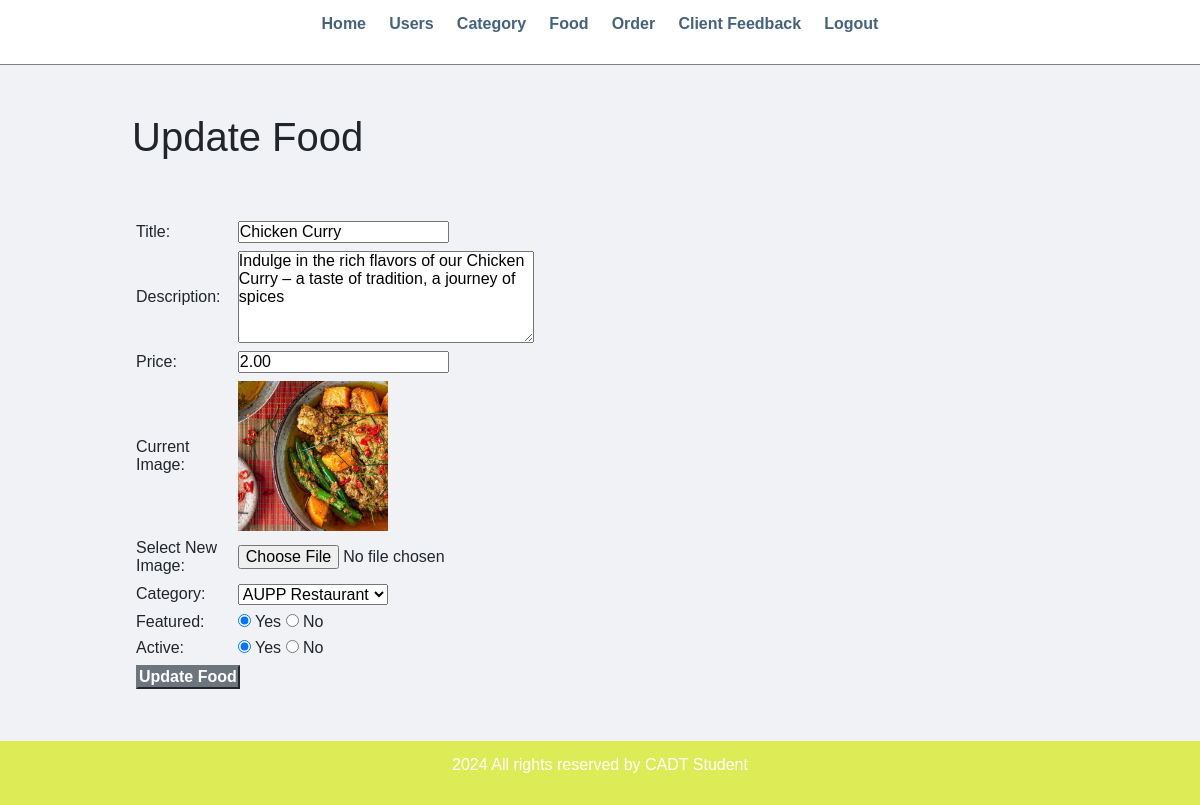
Page /admin/update-food.php?id=37 (signed in) on the committed database.
### tables this page shows
CREATE TABLE IF NOT EXISTS `tbl_food` (
  `id` int UNSIGNED NOT NULL AUTO_INCREMENT,
  `title` varchar(100) NOT NULL,
  `description` text NOT NULL,
  `price` decimal(10,2) NOT NULL,
  `image_name` varchar(255) NOT NULL,
  `category_id` int UNSIGNED NOT NULL,
  `featured` varchar(10) NOT NULL,
  `active` varchar(10) NOT NULL,
  PRIMARY KEY (`id`)
);

CREATE TABLE IF NOT EXISTS `tbl_category` (
  `id` int UNSIGNED NOT NULL AUTO_INCREMENT,
  `title` varchar(100) NOT NULL,
  `image_name` varchar(255) NOT NULL,
  `featured` varchar(10) NOT NULL,
  `active` varchar(10) NOT NULL,
  `Description` varchar(255) DEFAULT NULL,
  PRIMARY KEY (`id`)
);

### admin/update-food.php (the view, shortened to what this page needs)
<?php
include('partials/menu.php');
if(isset($_GET['id']))
{
    $id = $_GET['id'];
    $sql2 = "SELECT * FROM tbl_food WHERE id=$id";
    $res2 = mysqli_query($conn, $sql2);
    $row2 = mysqli_fetch_assoc($res2);
    $title = $row2['title'];
    $description = $row2['description'];
    $price = $row2['price'];
    $current_image = $row2['image_name'];
    $current_category = $row2['category_id'];
    $featured = $row2['featured'];
    $active = $row2['active'];
}
else
{
    header('location:'.SITEURL.'admin/manage-food.php');
}
?>
<div class="main-content">
    <div class="wrapper">
        <h1>Update Food</h1>
        <br><br>
        <form action="" method="POST" enctype="multipart/form-data">
        <table class="tbl-30">
            <tr>
                <td>Title: </td>
                <td>
                    <input type="text" name="title" value="<?php echo $title; ?>">
                </td>
            </tr>
            <tr>
                <td>Description: </td>
                <td>
                    <textarea name="description" cols="30" rows="5"><?php echo $description; ?></textarea>
                </td>
            </tr>
            <tr>
                <td>Price: </td>
                <td>
                    <input type="float" name="price" value="<?php echo $price; ?>">
                </td>
            </tr>
            <tr>
                <td>Current Image: </td>
                <td>
                    <?php
                        if($current_image == "")
                        {
                            echo "<div class='error'>Image not Available.</div>";
                        }
                        else
                        {
                            ?>
                            <img src="<?php echo SITEURL; ?>images/food/<?php echo $current_image; ?>" width="150px">
                            <?php
                        }
                    ?>
                </td>
            </tr>
            <tr>
                <td>Select New Image: </td>
                <td>
                    <input type="file" name="image">
                </td>
            </tr>
            <tr>
                <td>Category: </td>
                <td>
                    <select name="category">
                        <?php
                            $sql = "SELECT * FROM tbl_category WHERE active='Yes'";
                            $res = mysqli_query($conn, $sql);
                            $count = mysqli_num_rows($res);
                            if($count>0)
                            {
                                while($row=mysqli_fetch_assoc($res))
                                {
                                    $category_title = $row['title'];
                                    $category_id = $row['id'];
                                    ?>
                                    <option <?php if($current_category==$category_id){echo "selected";} ?> value="<?php echo $category_id; ?>"><?php echo $category_title; ?></option>
                                    <?php
                                }
                            }
                            else
                            {
                                echo "<option value='0'>Category Not Available.</option>";
                            }
                        ?>
                    </select>
                </td>
            </tr>
            <tr>
                <td>Featured: </td>
                <td>
                    <input <?php if($featured=="Yes") {echo "checked";} ?> type="radio" name="featured" value="Yes"> Yes
                    <input <?php if($featured=="No") {echo "checked";} ?> type="radio" name="featured" value="No"> No
                </td>
            </tr>
            <tr>
                <td>Active: </td>
                <td>
                    <input <?php if($active=="Yes") {echo "checked";} ?> type="radio" name="active" value="Yes"> Yes
                    <input <?php if($active=="No") {echo "checked";} ?> type="radio" name="active" value="No"> No
                </td>
            </tr>
            <tr>
                <td>
                    <input type="submit" name="submit" value="Update Food" class="btn-secondary">
                </td>
            </tr>
        </table>
        </form>
    </div>
</div>
<?php include('partials/footer.php'); ?>

### css/admin.css (style rules this page uses)
* { margin: 0; padding: 0; font-family: Arial, Helvetica, sans-serif; }
.wrapper { padding: 1%; width: 80%; margin: 0 auto; }
.tbl-30 { width: 30%; }
table tr td { padding: 1%; }
.btn-secondary { background-color: #7bed9f; padding: 1%; color: black; text-decoration: none; font-weight: bold; }
.main-content { background-color: #f1f2f6; padding: 3% 0; }

### rows in the picture
tbl_food: title "Chicken Curry", description "Indulge in the rich flavors of our Chicken Curry – a taste of tradition, a journey of spices", price "2.00", image_name (picture), category "AUPP Restaurant", featured "☑", active "☑"
